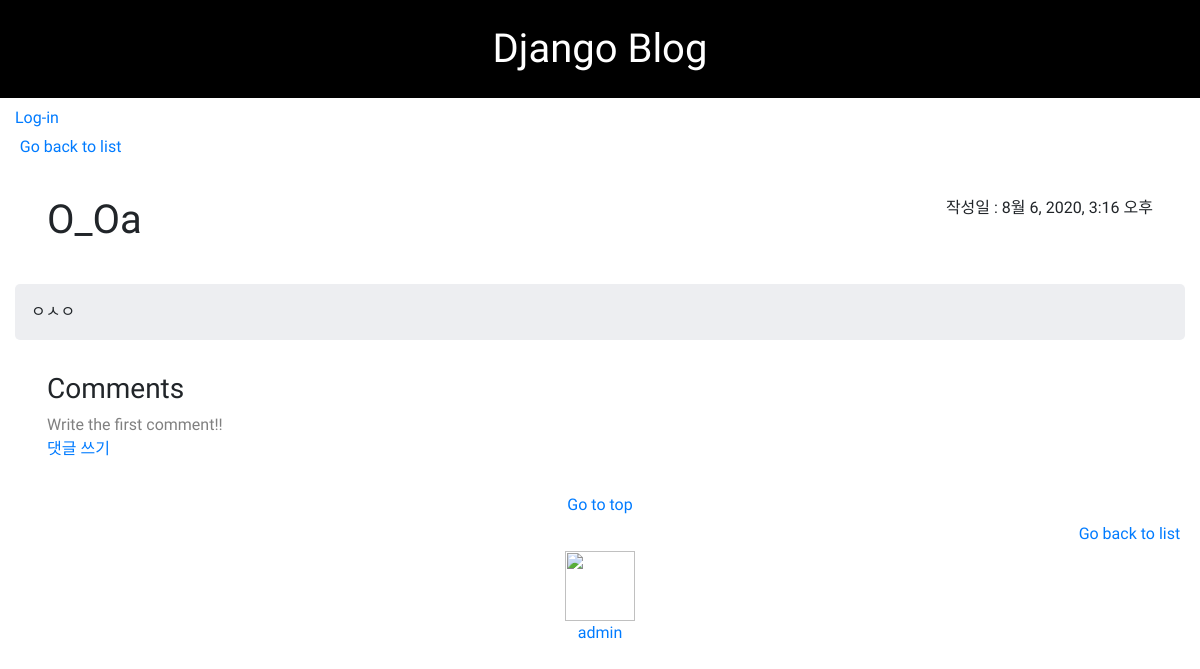
The page /post/8/ on the database its author committed.
### blog/models.py (models this page shows, shortened)
class Post(models.Model):
    author = models.ForeignKey('auth.User', on_delete= models.CASCADE)
    title = models.CharField(max_length =200, validators=[min_length_3_validator])
    text = models.TextField()
    created_date = models.DateTimeField(default = timezone.now)
    published_date = models.DateTimeField(blank = True, null =True)
    '''
        publish :
            to make published_date
            same with created_date

        __str__ :
            to see as a title in the admin,
            not like 'Post object(1)'(object address)
    '''
    def publish(self):
        self.published_date = timezone.now()
        self.save()
    def __str__(self):
        return self.title

### blog/views.py (the view)
# urls.py: path('post/<int:pk>/', views.post_detail, name = 'post_detail'), # 2020.8.6
def post_detail(request, pk):
    post = get_object_or_404(Post, pk=pk)
    param ={
        'post' : post,
    }
    return render(request, 'blog/post_detail.html', param)

### blog/templates/blog/post_detail.html (shortened to what this page needs)
{% extends 'blog/base.html' %}
{% block content %}
<div class="text-left go_back"><a href="/">Go back to list</a></div>
    <div class="post">
        <div id='post_title'>
            <h1 style="float:left">{{ post.title }}</h1>
            {% if post.published_date %}
            <div style="float:right" class="date">
                작성일 : {{ post.published_date }}
            </div>
        </div>
        <div id='post_text'>{{ post.text|linebreaksbr }}</div>
    {% endif %}
    </div>
    <div id='com_div'> <h3>Comments</h3>
        {% for comment in post.comments.all %}
            <div class='comment'>
                <h5>{{ comment.author }}</h5>
                <p>{{ comment.text|linebreaks }}</p>
                <div class="date">{{ comment.created_date }}
                    {% if not comment.approved_comment %}
                    <a href="{% url 'comment_remove' pk=comment.pk %}">Reject</a> ||
                    <a href="{% url 'comment_approve' pk=comment.pk %}">Approve</a>
                    {% endif %}
                </div>
            </div>
        {% empty %}
            <div id='n_c'>Write the first comment!!</div>
        {% endfor %}
        <a href="{% url 'add_comment_to_post' pk=post.pk%}">댓글 쓰기</a>
    </div>
    <div style="overflow: hidden;">
        <div class='text-center'>
            <a href="{{request.path}}">Go to top</a>
        </div>
        <div class='text-right go_back'>
            <a href="/">Go back to list</a>
        </div>
    </div>
{% endblock %}

### blog/static/css/blog.css (style rules this page uses)
body { font-family: 'Bree Serif', serif; font-family: 'Do Hyeon', sans-serif; }
#post_text { border-radius: 5px; padding: 1rem; background-color: rgba(194, 200, 207, 0.3) }
#n_c { color:gray; }
#post_title { overflow: hidden; padding: 2rem; }
#com_div { padding : 2rem; }
.go_back, #post_modi { padding : .3rem; }

### blog/templates/blog/base.html (style rules this page uses)
body { font-family: 'Bree Serif', serif; font-family: 'Do Hyeon', sans-serif; }

### rows shown on the page
Post: title "O_Oa", published_date "8월 6, 2020, 3:16 오후", text "ㅇㅅㅇ"
